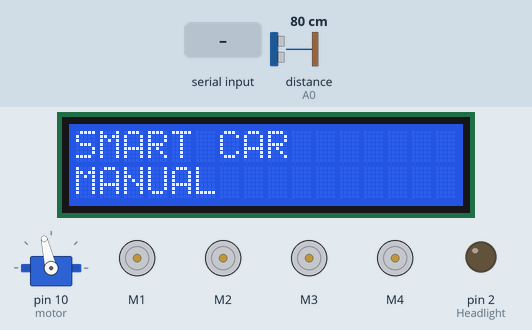
Bench run of a sketch on a simulated Arduino Uno, built with avr-gcc and run on an emulated ATmega328P. Shown: servo, 4 × DC motor (green arrow = forward, orange = backward, longer = faster), 16×2 character LCD, output pins drawn as LEDs (lit = HIGH). The inputs (shaded band) are chosen by the test bench; at power-on: distance to the obstacle (sensor on A0) 80 cm. The echo pulse lasts 58.3 µs per cm; pins used as bus, display or sensor lines are not drawn.

Above: at 3.2 s.
3.3 s: "A" received over Serial
At 3.6 s:
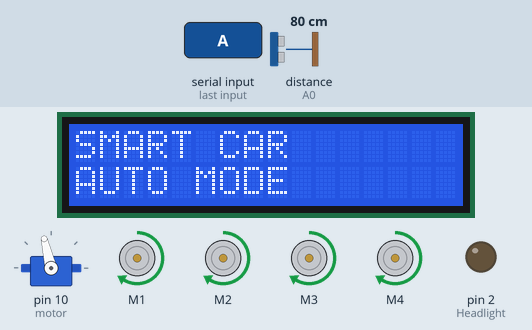
4.8 s: "H" received over Serial
At 5.2 s:
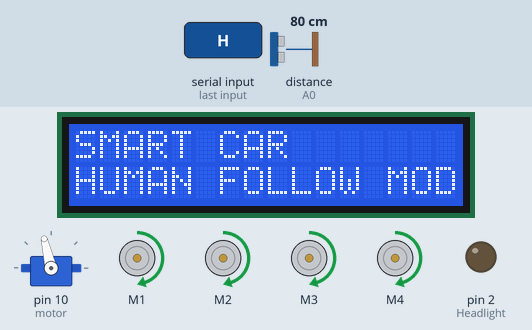
6.3 s: "M" received over Serial
At 7.0 s:
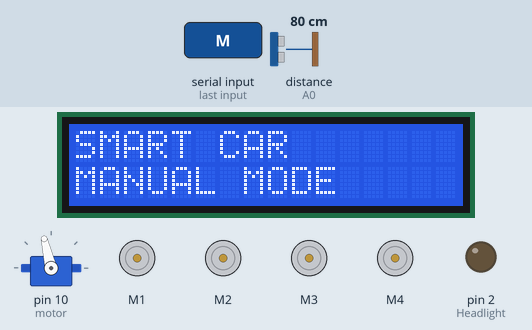
7.8 s: "V" received over Serial
At 9.0 s:
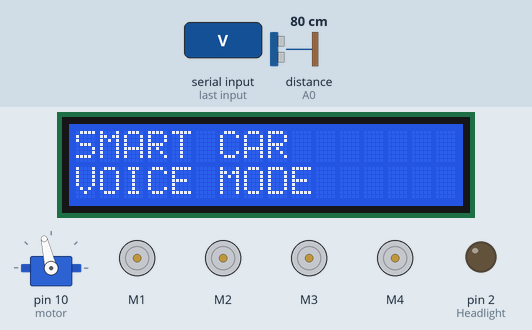
9.3 s: "G" received over Serial
At 10.5 s:
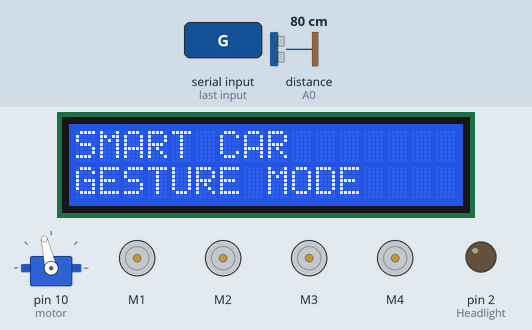
10.8 s: byte 82 ('R') received over Serial
At 11.9 s:
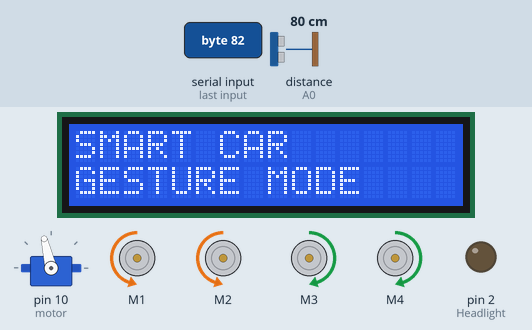
Timing chart, 0 to 13.3 s (numbered marks = the images above; inputs shaded):
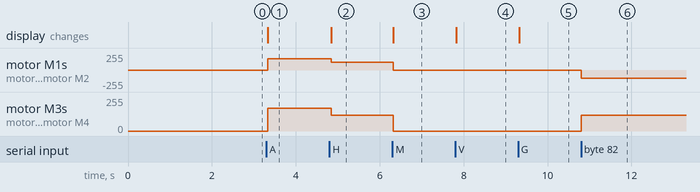

The sketch:

auto_manual_car.ino
```cpp
#include <AFMotor.h>
#include <Servo.h>
#include <Wire.h>
#include <LiquidCrystal_I2C.h>

#define Echo A0
#define Trig A1
#define motor 10
#define Headlight 2

#define Speed 170
#define FollowSpeed 120
#define spoint 103

char value;
char mode = 'M';

int distance;
int Left;
int Right;
int L = 0;
int R = 0;

Servo servo;

LiquidCrystal_I2C lcd(0x27, 16, 2);

AF_DCMotor M1(1);
AF_DCMotor M2(2);
AF_DCMotor M3(3);
AF_DCMotor M4(4);

void setup() {

  Serial.begin(9600);

  pinMode(Trig, OUTPUT);
  pinMode(Echo, INPUT);

  pinMode(Headlight, OUTPUT);
  digitalWrite(Headlight, LOW);

  servo.attach(motor);
  servo.write(spoint);

  M1.setSpeed(Speed);
  M2.setSpeed(Speed);
  M3.setSpeed(Speed);
  M4.setSpeed(Speed);

  Stop();

  Wire.begin();

  lcd.init();
  lcd.backlight();

  lcd.clear();
  lcd.setCursor(0, 0);
  lcd.print("SMART CAR");
  lcd.setCursor(0, 1);
  lcd.print("MANUAL");

  delay(2000);
}

void loop() {

  if (Serial.available() > 0) {

    value = Serial.read();

    if (value == 'M' ||
        value == 'A' ||
        value == 'V' ||
        value == 'G' ||
        value == 'H') {

      mode = value;

      Stop();

      if (mode == 'H') {
        servo.write(spoint);
      }

      if (mode == 'M') {
        showMode("MANUAL MODE");
      }
      else if (mode == 'A') {
        showMode("AUTO MODE");
      }
      else if (mode == 'V') {
        showMode("VOICE MODE");
      }
      else if (mode == 'G') {
        showMode("GESTURE MODE");
      }
      else if (mode == 'H') {
        showMode("HUMAN FOLLOW MODE");
      }
    }

    else if (value == 'K') {
      headlightsOn();
    }

    else if (value == 'k') {
      headlightsOff();
    }

    else if (mode == 'M' ||
             mode == 'V' ||
             mode == 'G') {

      Bluetoothcontrol();
    }
  }

  if (mode == 'A') {
    Obstacle();
  }

  if (mode == 'H') {
    HumanFollow();
  }
}

void showMode(const char *modeName) {

  lcd.clear();

  lcd.setCursor(0, 0);
  lcd.print("SMART CAR");

  lcd.setCursor(0, 1);
  lcd.print(modeName);
}

void Bluetoothcontrol() {

  if (value == 'F') {
    forward();
  }
  else if (value == 'B') {
    backward();
  }
  else if (value == 'L') {
    left();
  }
  else if (value == 'R') {
    right();
  }
  else if (value == 'S') {
    Stop();
  }
}

void Obstacle() {

  distance = ultrasonic();

  if (distance <= 12) {

    Stop();

    delay(100);

    backward();

    delay(300);

    Stop();

    delay(200);

    L = leftsee();

    servo.write(spoint);

    delay(300);

    R = rightsee();

    servo.write(spoint);

    delay(300);

    if (L > R) {

      left();

      delay(500);

      Stop();

      delay(200);

    }
    else {

      right();

      delay(500);

      Stop();

      delay(200);
    }

  }
  else {

    forward();
  }
}

void HumanFollow() {

  servo.write(spoint);

  distance = ultrasonic();

  if (distance > 100) {

    Stop();

    return;
  }

  if (distance < 10) {

    backwardSlow();

    return;
  }

  if (distance >= 10 && distance <= 12) {

    Stop();

    return;
  }

  if (distance > 12 && distance <= 100) {

    forwardSlow();

    return;
  }

  Stop();
}

int ultrasonic() {

  digitalWrite(Trig, LOW);

  delayMicroseconds(4);

  digitalWrite(Trig, HIGH);

  delayMicroseconds(10);

  digitalWrite(Trig, LOW);

  long t = pulseIn(Echo, HIGH, 30000);

  if (t == 0) {
    return 200;
  }

  long cm = t / 29 / 2;

  return cm;
}

int leftsee() {

  servo.write(180);

  delay(600);

  Left = ultrasonic();

  return Left;
}

int rightsee() {

  servo.write(20);

  delay(600);

  Right = ultrasonic();

  return Right;
}

void headlightsOn() {

  digitalWrite(Headlight, HIGH);
}

void headlightsOff() {

  digitalWrite(Headlight, LOW);
}

void forward() {

  M1.setSpeed(Speed);
  M2.setSpeed(Speed);
  M3.setSpeed(Speed);
  M4.setSpeed(Speed);

  M1.run(FORWARD);
  M2.run(FORWARD);
  M3.run(FORWARD);
  M4.run(FORWARD);
}

void backward() {

  M1.setSpeed(Speed);
  M2.setSpeed(Speed);
  M3.setSpeed(Speed);
  M4.setSpeed(Speed);

  M1.run(BACKWARD);
  M2.run(BACKWARD);
  M3.run(BACKWARD);
  M4.run(BACKWARD);
}

void left() {

  M1.run(FORWARD);
  M2.run(FORWARD);

  M3.run(BACKWARD);
  M4.run(BACKWARD);
}

void right() {

  M1.run(BACKWARD);
  M2.run(BACKWARD);

  M3.run(FORWARD);
  M4.run(FORWARD);
}

void Stop() {

  M1.run(RELEASE);
  M2.run(RELEASE);
  M3.run(RELEASE);
  M4.run(RELEASE);
}

void forwardSlow() {

  M1.setSpeed(FollowSpeed);
  M2.setSpeed(FollowSpeed);
  M3.setSpeed(FollowSpeed);
  M4.setSpeed(FollowSpeed);

  M1.run(FORWARD);
  M2.run(FORWARD);
  M3.run(FORWARD);
  M4.run(FORWARD);
}

void backwardSlow() {

  M1.setSpeed(FollowSpeed);
  M2.setSpeed(FollowSpeed);
  M3.setSpeed(FollowSpeed);
  M4.setSpeed(FollowSpeed);

  M1.run(BACKWARD);
  M2.run(BACKWARD);
  M3.run(BACKWARD);
  M4.run(BACKWARD);
}
```

Measured:
- after the input at 3.3 s, motor M1–4: stopped → forward 170/255 at once; the display: changes at once (image 1)
- after the input at 4.8 s, motor M1–4: forward 170/255 → forward 120/255 at once; the display: changes at once (image 2)
- after the input at 6.3 s, motor M1–4: forward 120/255 → stopped at once; the display: changes at once (image 3)
- after the input at 7.8 s, the display: changes at once (image 4)
- after the input at 9.3 s, the display: changes at once (image 5)
- after the input at 10.8 s, motor M1, motor M2: stopped → backward 120/255 at once; motor M3, motor M4: stopped → forward 120/255 at once
